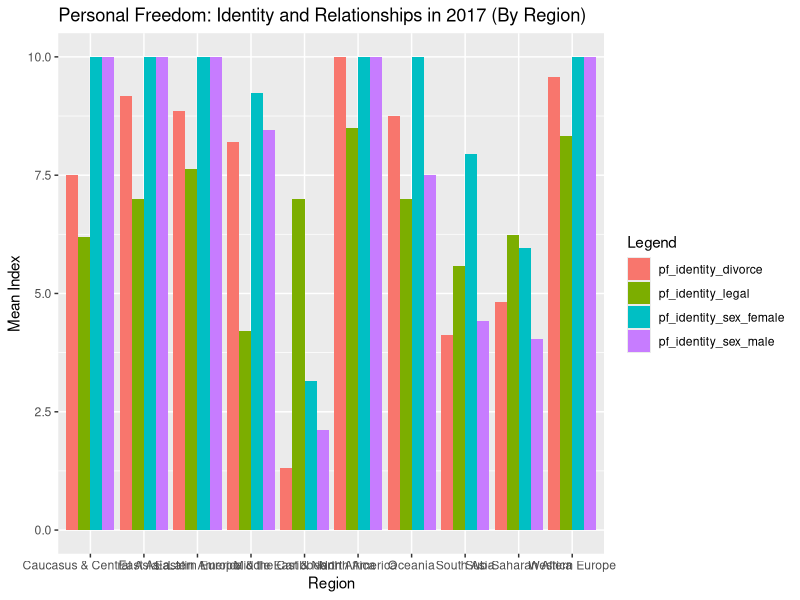
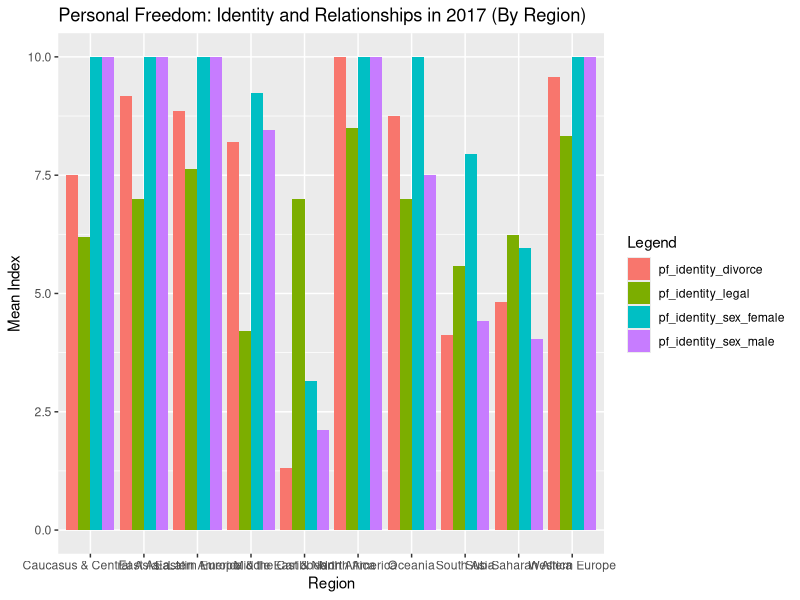

These figures' R source, in order:
library(tidyverse)

hfi <- read.csv("hfi_cc_2019.csv")

# pf = personal freedom
pf_identity_data <- hfi %>%
  select(year,
         countries,
         region,
         pf_identity,
         pf_identity_legal,
         pf_identity_sex,
         pf_identity_sex_female,
         pf_identity_sex_male,
         pf_identity_divorce)

pf_identity_summary_by_region <- pf_identity_data %>%
  filter(year == max(year)) %>%
  group_by(region) %>%
  summarize(pf_identity_legal_by_region =
              mean(as.numeric(pf_identity_legal), na.rm = T),
            pf_identity_sex_female_by_region =
              mean(as.numeric(pf_identity_sex_female), na.rm = T),
            pf_identity_sex_male_by_region =
              mean(as.numeric(pf_identity_sex_male), na.rm = T),
            pf_identity_identity_divorce_by_region =
              mean(as.numeric(pf_identity_divorce), na.rm = T),
            .groups = "drop")

region <- pf_identity_summary_by_region$region
pf_identity_legal <- pf_identity_summary_by_region$pf_identity_legal_by_region
pf_identity_sex_female <-
  pf_identity_summary_by_region$pf_identity_sex_female_by_region
pf_identity_sex_male <-
  pf_identity_summary_by_region$pf_identity_sex_male_by_region
pf_identity_divorce <-
  pf_identity_summary_by_region$pf_identity_identity_divorce_by_region
df <- data.frame(region,
                 pf_identity_legal,
                 pf_identity_sex_female,
                 pf_identity_sex_male,
                 pf_identity_divorce)
df_long <- gather(df, legend, mean_index, -region)

ggplot(data = df_long, aes(x = region, y = mean_index, fill = legend)) +
  geom_col(position = position_dodge()) +
  labs(title =
         "Personal Freedom: Identity and Relationships in 2017 (By Region)") +
  labs(x = "Region") +
  labs(y = "Mean Index") +
  labs(fill = "Legend")

ggsave(filename = "pf_identity_grouped_bar_chart.png",
       device = "png",
       width = 20)
